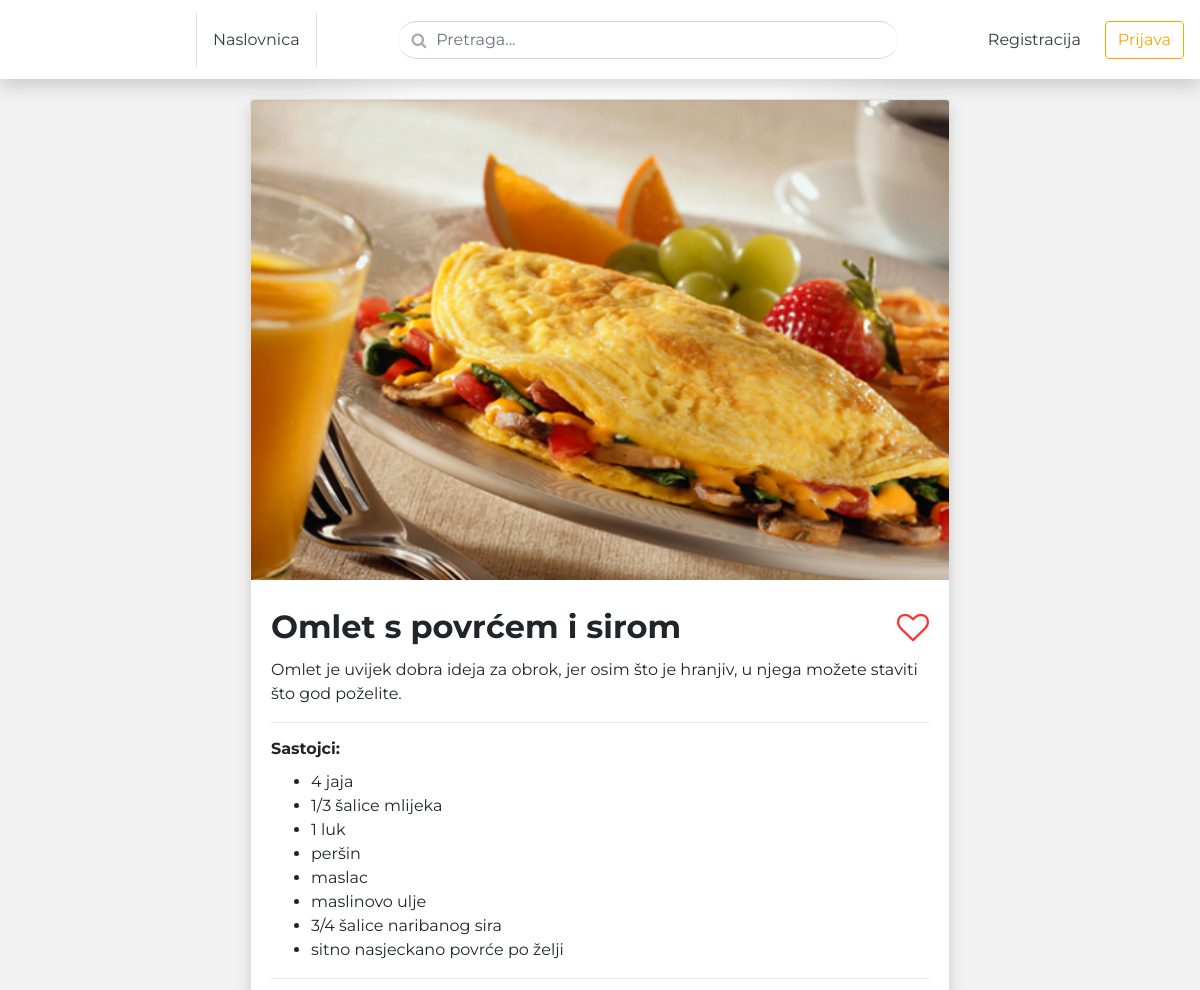
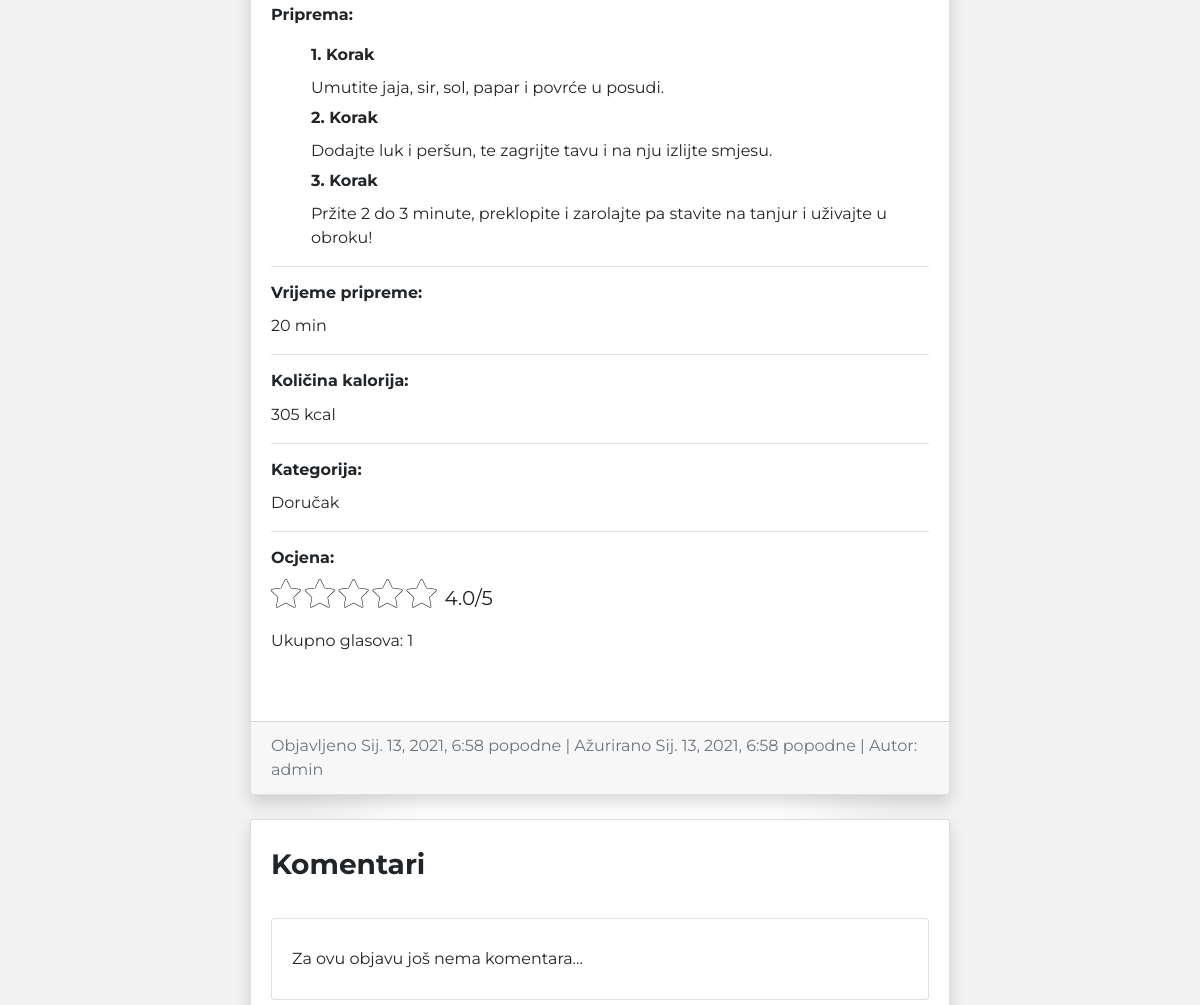
Before: /blog/admin-omlet-s-povrcem-i-sirom/ (upper part) with the older database file (2 pictures, top to bottom).
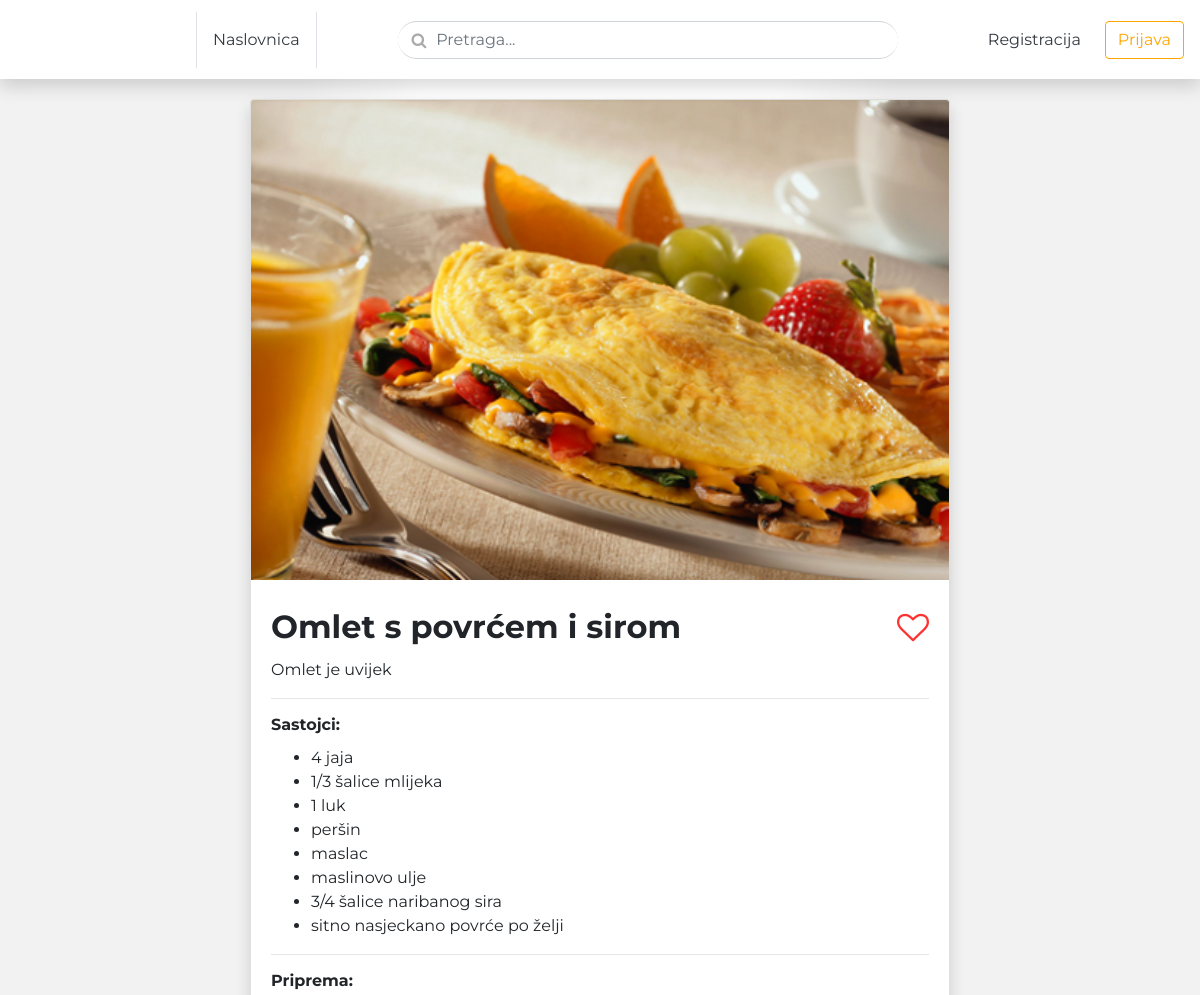
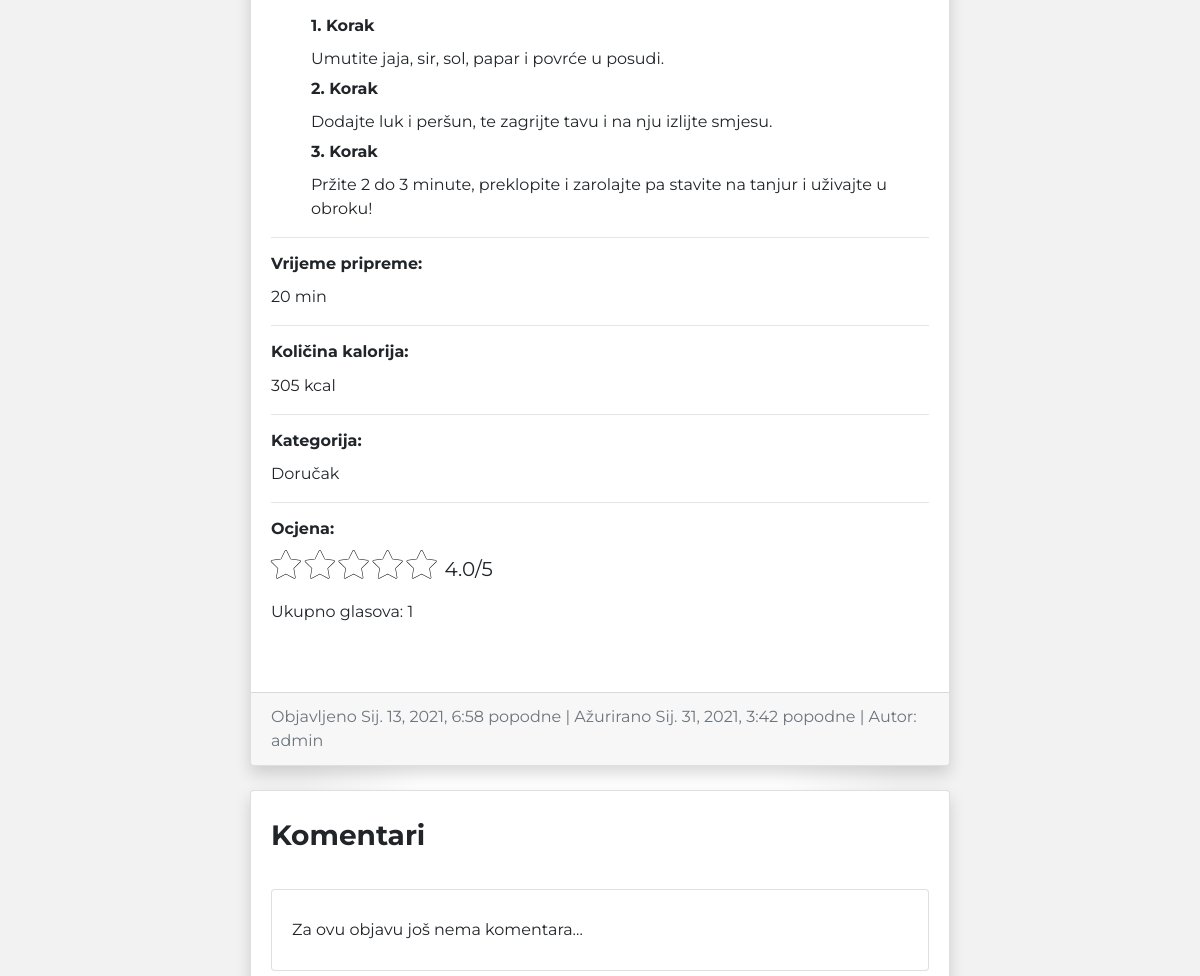
After: the same page with the newer database file (2 pictures, top to bottom).
### blog/models.py (models this page shows, shortened)
class BlogPost(models.Model):
    title           = models.CharField(max_length=50, null=False, blank=False)
    body            = models.TextField(max_length=500, null=False, blank=False)
    image           = models.ImageField(upload_to=upload_location, null=False, blank=False)
    date_published  = models.DateTimeField(auto_now_add=True, verbose_name="date published")
    date_updated    = models.DateTimeField(auto_now=True, verbose_name="date updated")
    author          = models.ForeignKey(settings.AUTH_USER_MODEL, on_delete=models.CASCADE)
    category        = models.IntegerField(verbose_name="Kategorija", choices=CATEGORY_CHOICES, default=0)
    slug            = models.SlugField(blank=True, unique=True)
    time            = models.IntegerField(null=True, blank=True)
    calories        = models.IntegerField(null=True, blank=True)
    favorite        = models.ManyToManyField("account.Account", related_name="favorite", blank=True)
    ingredient_0    = models.CharField(max_length=100, null=True, blank=True)
    ingredient_1    = models.CharField(max_length=100, null=True, blank=True)
    ingredient_2    = models.CharField(max_length=100, null=True, blank=True)
    ingredient_3    = models.CharField(max_length=100, null=True, blank=True)
    ingredient_4    = models.CharField(max_length=100, null=True, blank=True)
    ingredient_5    = models.CharField(max_length=100, null=True, blank=True)
    ingredient_6    = models.CharField(max_length=100, null=True, blank=True)
    ingredient_7    = models.CharField(max_length=100, null=True, blank=True)
    ingredient_8    = models.CharField(max_length=100, null=True, blank=True)
    ingredient_9    = models.CharField(max_length=100, null=True, blank=True)
    ingredient_10    = models.CharField(max_length=100, null=True, blank=True)
    ingredient_11    = models.CharField(max_length=100, null=True, blank=True)
    ingredient_12    = models.CharField(max_length=100, null=True, blank=True)
    ingredient_13    = models.CharField(max_length=100, null=True, blank=True)
    ingredient_14    = models.CharField(max_length=100, null=True, blank=True)
    ingredient_15    = models.CharField(max_length=100, null=True, blank=True)
    ingredient_16    = models.CharField(max_length=100, null=True, blank=True)
    ingredient_17    = models.CharField(max_length=100, null=True, blank=True)
    ingredient_18    = models.CharField(max_length=100, null=True, blank=True)
    ingredient_19    = models.CharField(max_length=100, null=True, blank=True)
    step_0    = models.CharField(max_length=500, null=True, blank=True)
    step_1    = models.CharField(max_length=500, null=True, blank=True)
    step_2    = models.CharField(max_length=500, null=True, blank=True)
    step_3    = models.CharField(max_length=500, null=True, blank=True)
    step_4    = models.CharField(max_length=500, null=True, blank=True)
    step_5    = models.CharField(max_length=500, null=True, blank=True)
    step_6    = models.CharField(max_length=500, null=True, blank=True)
    step_7    = models.CharField(max_length=500, null=True, blank=True)
    step_8    = models.CharField(max_length=500, null=True, blank=True)
    step_9    = models.CharField(max_length=500, null=True, blank=True)
    step_10    = models.CharField(max_length=500, null=True, blank=True)
    step_11    = models.CharField(max_length=500, null=True, blank=True)
    step_12    = models.CharField(max_length=500, null=True, blank=True)
    step_13    = models.CharField(max_length=500, null=True, blank=True)
    step_14    = models.CharField(max_length=500, null=True, blank=True)
    step_15    = models.CharField(max_length=500, null=True, blank=True)
    step_16    = models.CharField(max_length=500, null=True, blank=True)
    step_17    = models.CharField(max_length=500, null=True, blank=True)
    step_18    = models.CharField(max_length=500, null=True, blank=True)
    step_19    = models.CharField(max_length=500, null=True, blank=True)

### account/models.py (models this page shows, shortened)
class Account(AbstractBaseUser):
    username            = models.CharField(max_length=30, unique=True)
    email               = models.EmailField(verbose_name="E-mail", max_length=60, unique=True)
    gender              = models.IntegerField(verbose_name="Spol", choices=GENDER_CHOICES, default=2)
    date_of_birth       = models.DateField(verbose_name="Datum rođenja", auto_now=False, auto_now_add=False, default="2001-01-01")
    date_joined         = models.DateTimeField(verbose_name="Date joined", auto_now_add=True)
    last_login          = models.DateTimeField(verbose_name="Last login", auto_now=True)
    is_admin            = models.BooleanField(default=False)
    is_active           = models.BooleanField(default=True)
    is_staff            = models.BooleanField(default=False)
    is_superuser        = models.BooleanField(default=False)
    USERNAME_FIELD = 'username'
    REQUIRED_FIELDS = ['email']
    objects = MyAccountManager()
    def __str__(self):
        return self.username

### blog/views.py (the view)
# urls.py: path('<slug>/', detail_blog_view, name="detail"),
def detail_blog_view(request, slug):
    context = {}
    blog_post = get_object_or_404(BlogPost, slug=slug)
    ratings = Rating.objects.filter(post=blog_post).order_by("score")
    is_favorite = False
    if blog_post.favorite.filter(id=request.user.id).exists():
        is_favorite = True
    average = ratings.aggregate(Avg("score"))["score__avg"]
    if average == None:
        average = 0
    average = round(average,1)
    count = ratings.aggregate(Count("score"))["score__count"]
    if count == None:
        count = 0
    context['blog_post'] = blog_post
    context['category'] = blog_post.get_category_display()
    context['average'] = average
    context['count'] = count
    context['is_favorite'] = is_favorite
    return render(request, 'blog/detail_blog.html', context)

### blog/templates/blog/detail_blog.html (shortened to what this page needs)
{% extends 'index.html' %}
{% block content %}
<div class="container">
    <div class="row">
        <div class="card m-auto shadow">
            <img class="card-img-top" src="{{blog_post.image.url}}" alt="">
            <div class="card-body my-2">
                <div class="row">
                    <div class="col-11">
                        <h2 class="card-title">{{blog_post.title}}</h2>
                    </div>
                    {% if is_favorite %}
                    <div class="col-1">
                        <a href="{% url 'blog:favorite' slug=blog_post.slug %}" class="srce-no float-right" data-toggle="tooltip" data-placement="bottom" title="Ukloni iz favorita">
                            <p class="pt-2 mb-1"><i class="fa fa-heart fa-2x fa-lg"></i></p>
                        </a>
                    </div>
                    {% else %}
                    <div class="col-1">
                        <a href="{% url 'blog:favorite' slug=blog_post.slug %}" class="srce-no float-right" data-toggle="tooltip" data-placement="bottom" title="Dodaj u favorite">
                            <p class="pt-2 mb-1"><i class="fa fa-heart-o fa-2x fa-lg"></i></p>
                        </a>
                    </div>
                    {% endif %}
                    </div>
                <p class="card-text">{{blog_post.body|safe}}</p>
                <hr>
                <h6 class="card-title">Sastojci:</h6>
                <ul>
                    {% if blog_post.ingredient_0 %}
                        <li class="card-text">{{blog_post.ingredient_0}}</li>
                    {% endif %}
                    {% if blog_post.ingredient_1 %}
                        <li class="card-text">{{blog_post.ingredient_1}}</li>
                    {% endif %}
                    {% if blog_post.ingredient_2 %}
                        <li class="card-text">{{blog_post.ingredient_2}}</li>
                    {% endif %}
                    {% if blog_post.ingredient_3 %}
                        <li class="card-text">{{blog_post.ingredient_3}}</li>
                    {% endif %}
                    {% if blog_post.ingredient_4 %}
                        <li class="card-text">{{blog_post.ingredient_4}}</li>
                    {% endif %}
                    {% if blog_post.ingredient_5 %}
                        <li class="card-text">{{blog_post.ingredient_5}}</li>
                    {% endif %}
                    {% if blog_post.ingredient_6 %}
                        <li class="card-text">{{blog_post.ingredient_6}}</li>
                    {% endif %}
                    {% if blog_post.ingredient_7 %}
                        <li class="card-text">{{blog_post.ingredient_7}}</li>
                    {% endif %}
                </ul>
                <hr>
                <h6 class="card-title">Priprema:</h6>
                <ul style="list-style: none;">
                    {% if blog_post.step_0 %}
                        <h6 class="card-title pt-2">1. Korak</h6>
                        <li class="card-text">{{blog_post.step_0}}</li>
                    {% endif %}
                    {% if blog_post.step_1 %}
                        <h6 class="card-title pt-2">2. Korak</h6>
                        <li class="card-text">{{blog_post.step_1}}</li>
                    {% endif %}
                    {% if blog_post.step_2 %}
                        <h6 class="card-title pt-2">3. Korak</h6>
                        <li class="card-text">{{blog_post.step_2}}</li>
                    {% endif %}
                </ul>
                <hr>
                <h6 class="card-title">Vrijeme pripreme:</h6>
                <p class="card-text">{{blog_post.time}} min</p>
                <hr>
                <h6 class="card-title">Količina kalorija:</h6>
                <p class="card-text">{{blog_post.calories}} kcal</p>
                <hr>
                <h6 class="card-title">Kategorija:</h6>
                <p class="card-text">{{blog_post.get_category_display}}</p>
                <hr>
                <div class="">
                    <div class="">
                        <h6 class="card-title p-0">Ocjena:</h6>
                    </div>
                <div class="row m-0">
                    <form action="{% url 'rate:rate_post' blog_post.slug %}" method="POST" class="rate-form">{% csrf_token %}
                        <div class="">
                            <button type="submit" id="first" name="score" value="1" class="fa fa-star fa-2x my-btn"></button>
                            <button type="submit" id="second" name="score" value="2" class="fa fa-star fa-2x my-btn"></button>
                            <button type="submit" id="third" name="score" value="3" class="fa fa-star fa-2x my-btn"></button>
                            <button type="submit" id="fourth" name="score" value="4" class="fa fa-star fa-2x my-btn"></button>
                            <button type="submit" id="fifth" name="score" value="5" class="fa fa-star fa-2x my-btn"></button>
                        </div>
                    </form>
                    <p class="pl-2 pt-1" style="font-size: 20px;">{{average}}/5</p>
                </div>
                    <p>Ukupno glasova: {{count}}</p>
                </div>
                <br>
            </div>
            <div class="card-footer text-muted">
                Objavljeno {{blog_post.date_published}} | Ažurirano {{blog_post.date_updated}} | Autor: {{blog_post.author}}
            </div>
        </div>
    </div>
        <br>
        <div class="card m-auto shadow">
            <div class="card-body my-2">
                <h3 class="card-title">Komentari</h3>
                <br>
                            {% if not blog_post.comments.all %}
                                <div class="card m-auto">
                                    <div class="card-body my-2">
                                        <p class="card-text">Za ovu objavu još nema komentara...</p>
                                    </div>
                                </div>
                                <br>
                            {% endif %}
            </div>
        </div>
</div>
{% endblock content %}

### templates/index.html (shortened to what this page needs)
<!DOCTYPE html>
<html>
    <head>
        {% include 'snippets/header.html' %}
    </head>
    <body>
        <div class="main">
            {% block content %}
            {% endblock content %}
        </div>
    </body>
</html>

### templates/snippets/header.html (shortened to what this page needs)
<link rel="stylesheet" href="https://cdn.jsdelivr.net/npm/bootstrap@4.5.3/dist/css/bootstrap.min.css">
<link rel="stylesheet" href="https://cdnjs.cloudflare.com/ajax/libs/font-awesome/4.7.0/css/font-awesome.min.css">
{% load static %}
    <nav class="navbar navbar-expand-lg navbar-light bg-white shadow sticky-top">
        <a href="{% url 'home' %}" class=""><embed style="pointer-events: none;" src="{% static 'logo.svg' %}" alt="logo.svg" width="180px" height="56px"></a>
        <div class="collapse navbar-collapse" id="navbarSupportedContent">
            <ul class="navbar-nav">
                <li class="nav-item active">
                    <a class="px-3 py-3 text-dark border-left border-right nav-bar" href="{% url 'home' %}">Naslovnica</a>
                </li>
            </ul>
            <div class="m-lg-auto search-bar">
                <form method="get" action="{% url 'home' %}">
                    <div class="has-search">
                        <input type="text" class="form-control search-input" name="q" id="id_q" placeholder="Pretraga...">
                    </div>
                </form>
            </div>
            {% if request.user.is_authenticated %}
                <nav class="my-2 my-md-0 mr-3">
                    <a class="text-dark" href="{% url 'account' %}">Korisnički račun</a>
                </nav>
                <nav class="my-2 my-md-0 mr-3">
                    <a class="btn btn-outline-primary" href="{% url 'feedback:feedback' %}">Ocijeni Aplikaciju</a>
                </nav>
                <a class="btn btn-outline-primary" href="{% url 'logout' %}">Odjava</a>
            {% else %}
                <nav class="my-2 my-md-0 mr-3">
                    <a class="p-2 text-dark" href="{% url 'register' %}">Registracija</a>
                </nav>
                <a class="btn btn-outline-primary" href="{% url 'login' %}">Prijava</a>
            {% endif %}
            </div>
    </nav>

### templates/snippets/header.html (style rules this page uses)
@media (min-width: 768px) { html { font-size: 16px; } }
.container { max-width: 960px; }
.search-bar { max-width: 500px; width: 100%; }
.search-input { border-radius: 20px; border-right: 0px; border-left: 0px; }
.has-search .form-control { padding-left: 2.375rem; }
.nav-bar { display: block; transition: 0.3s; }
.btn-outline-primary, .btn-outline-primary:visited { color: orange !important; border-color: orange !important; }
.card-title { font-weight: bold; }

### templates/snippets/index_css.html (style rules this page uses)
body { background-color: #f2f2f2; background-image: linear-gradient(to right, rgba(255,255,255,0) 0%, rgba(255,255,255,0) 15%, rgba(255,255,255,0) 25%, rgba(255,255,255,1) 35%, rgba(255,255,255,1) 50%, rgba(255,255,255,1) 65%, rgba(255,255,255,0) 75%, rgba(255,255,255,0) 85%, rgba(255,255,255,0) 100%); z-index: -1; position: relative; font-family: Montserrat; src: url(Montserrat-Light.ttf); }
a { color: #fad620; transition: 0.3s; }

### templates/index.html (style rules this page uses)
.main { min-height: 100vh; height: 100%; z-index: -1; position: relative; }

### blog/templates/blog/detail_blog.html (style rules this page uses)
.card { max-width: 700px; }
.container { padding: 20px; }
.my-btn { background-color: inherit !important; -webkit-text-stroke: 0.5px black; color: white !important; border: 0 !important; padding: 0px; }
.srce-no { color:rgb(255, 50, 50); transition: 0.3s; }

Changed rows visible on the page:
changed BlogPost "Omlet s povrćem i sirom": body "Omlet je uvijek dobra ideja za obrok, jer osim što je hranjiv, u njega možete staviti što god poželite." → "Omlet je uvijek"; date_updated "Sij. 13, 2021, 6:58 popodne" → "Sij. 31, 2021, 3:42 popodne"
